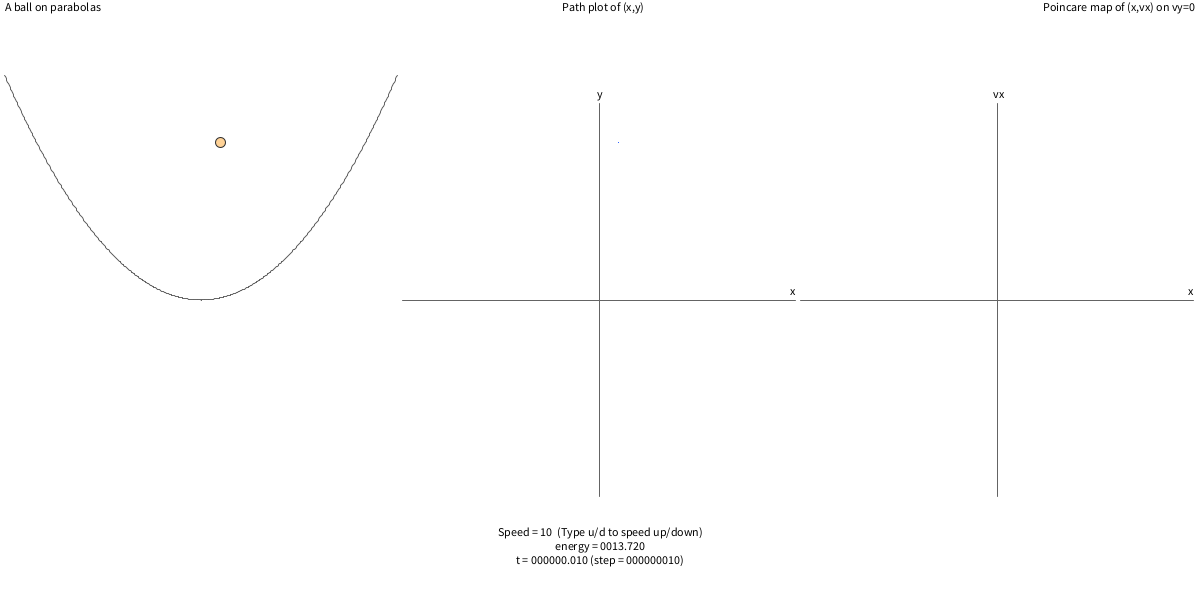
Frame 1 (no input)
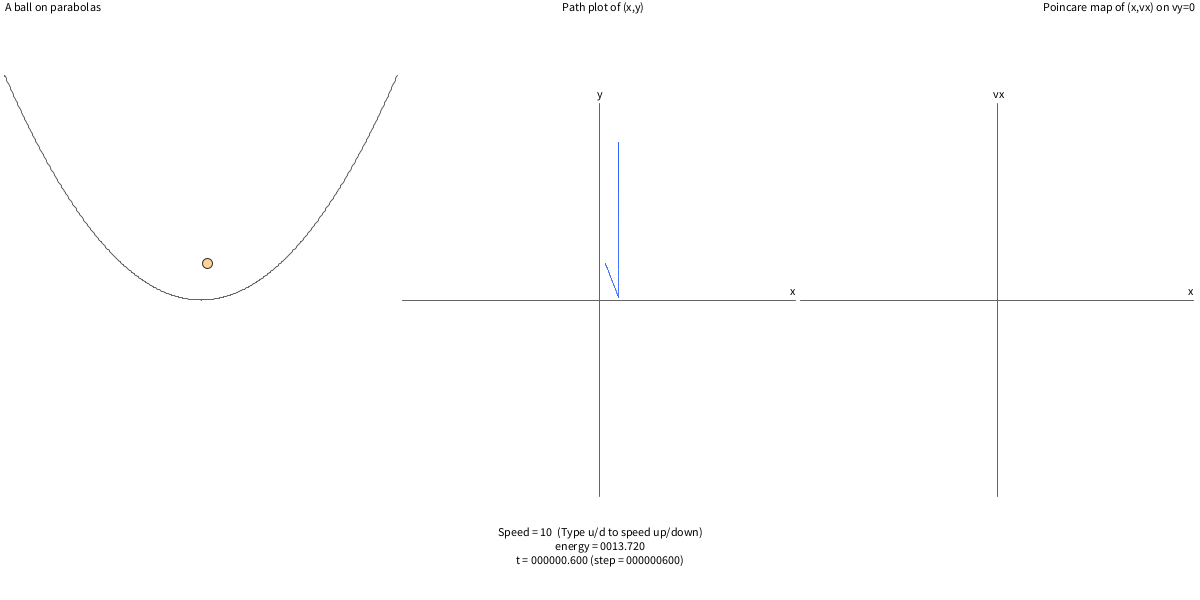
Frame 60 (the mouse pressed at the canvas centre just before this capture)
Frame 120 (the mouse held since frame 60 and released just before this capture): identical to frame 60, image omitted

The Processing sketch that drew these frames (run headless with seeded random() and noise(); from frame 60 on, the mouse is pressed at the canvas centre):

// Processing sketch: a_ball_bounce_on_parabola_multi
// ── a_ball_bounce_on_parabola_multi.pde
/*

  a_ball_bounce_on_parabola_multi.pde
  
  * シミュレーションモデル  
    - 1つの質点が重力を受けて落下する。
    - 下方には下の放物線がある。
        y = x^2 / 2
    - 質点は放物線に衝突すると反射する。
  
  * 変数の定義
    - 質点の位置を (x,y) とし、速度を(vx,vy) とする。
    - 一般化座標(x,y,vx,vy)をGeneralCoordsクラスにまとめた。
  
  * シミュレーション手法
    - ラグランジュの運動方程式をequation_of_motion()関数で解く。
    - 数値積分には古典的な4次ルンゲ・クッタ法を使う。
    - 座標や物理量はfloat（単精度）浮動小数点数として計算している。
    - 精度確認のため全エネルギーを計算・表示する。
  
  * 可視化
    - Processingの線分と円の表示機能を使用。
    - Processingではy軸（+y）の向きが画面の下方向なのでmap関数で反転し、
      y軸+yが画面の上方向になるようにしている。
    - Processingのウィンドウ画面を3つの領域に分割して使う。
    - 細かく言えばこの3つの領域の周囲にヘッダとフッタ領域も確保している。
        +------------+------------+------------+
        |            |            |            |
        |     x-y    |    x1-x2   |   x1-v1    |
        |     plot   |     plot   |  Poincare  |
        |(real space)|(Every time |    map     |
        |            |      steps)| (For v2=0) |
        |            |            |            |
        +------------+------------+------------+
       
  * 使用法
    - 初期条件の設定は setup()関数の以下の部分で変更する。
        ball = new GeneralCoords( 質点のx座標, 速度のx成分 vx,
                                  質点のy座標, 速度のy成分 vy )
    - キーボードのuキーで計算（表示）の加速。
    - キーボードのdキーで計算（表示）の減速。
    - キーボードのsキーで計算（表示）の一時停止(stop)と再スタート(start)。
    - マウスクリックもstart/stopのトグル。 
    
  * 開発履歴
    - Akira Kageyama (kage@port.kobe-u.ac.jp)
    - July 05, 2023
  
*/


final int VERTICAL_MARGIN = 75;
final int HORIZONTAL_MARGIN = 5;


float time = 0.0;
int step = 0;
float dt = 0.001;

boolean running_state_toggle = true;

float x_coord_min = -2.0;
float x_coord_max =  2.0;
float y_coord_min = -2.0;
float y_coord_max =  2.0; 

int speed = 10;

GeneralCoords ball;
GeneralCoords ball_prev;

final float PARTICLE_MASS = 1.0;
final float GRAVITY_ACCELERATION = 9.8;


class Window {
    int xmin;
    int xmax;
    int ymin;
    int ymax;
   
    Window(int xmin,int ymin,int xmax,int ymax) {
        this.xmin = xmin;
        this.ymin = ymin;
        this.xmax = xmax;
        this.ymax = ymax;
    }
   
    void background(int gray) {
        noStroke();
        fill(gray);
        rect(xmin,ymin,(xmax-xmin),(ymax-ymin));
    }
   
    void frame(int gray) {
        stroke(gray);
        noFill();
        rect(xmin,ymin,(xmax-xmin),(ymax-xmin));
    }
    
    void translate_origin() {
        translate((xmax+xmin)/2,(ymax+ymin)/2); //<>//
    }
    
      // 
      // |<---------width--------->|
      // .                         .
      // .                         .
      // +-------------------------+ ... ---
      // |    |      VM       |    |     /|\
      // |----+---------------+----|      |
      // |    |               |    |      |
      // |    | VM=Vertical   |    |      |
      // | HM |      Margin   | HM |    height
      // |    | HM=Horizontal |    |      |
      // |    |        Margin |    |      |
      // |----+---------------+----|      |
      // |    |      VM       |    |     \|/
      // +-------------------------+ ... ---
      // (x,y) = physical unit coords. 
      // (map(x),map(y)) = pixel coords.
    
    float mapx(float x) {
        float scale = (this.xmax - this.xmin)/(x_coord_max-x_coord_min);
        return x*scale;
    }
    
    
    float mapy(float y) {
        float scale = (this.ymax-this.ymin)/(y_coord_max-y_coord_min);
        return -scale*y;  // reverse up/down direction.
    }

    
    void draw_axes_x1_x2() {
      pushMatrix();
        translate_origin();
        stroke(100,100,100);
        line(mapx(x_coord_min),0,mapx(x_coord_max),0);
        line(0,mapx(x_coord_min),0,mapx(x_coord_max));
      popMatrix();
    }


    void draw_ball_on_xyplane( float x, float y ) {
      pushMatrix();
          translate_origin();
          stroke(50,100,255); 
          point(mapx(x),mapy(y));
      popMatrix();
    }

    void draw_parabola() {
      pushMatrix();
        translate_origin();
        
        int nx = 500;
        float dx = (x_coord_max-x_coord_min)/nx;
        float x, y;
    
        float x_prev = x_coord_min;
        float y_prev = parabola( x_prev );
    
        for (int i=1; i<=nx; i++) { // starts from i=1.
            x = x_coord_min + dx*i;
            y = parabola( x );
           stroke(100,100,100);
            line(mapx(x_prev),mapy(y_prev),mapx(x),mapy(y));
            x_prev = x;
            y_prev = y;
        }
      popMatrix();
    }
    
    
    void draw_the_ball(float x, float y) {
      pushMatrix();
        translate_origin();
        stroke(50); 
        fill(255,210,150);
    
        ellipse( mapx(x), mapy(y), 10, 10 );
      popMatrix();
    }
          
    
    void draw_poincare_x1_v1( float x1, float v1 ) 
    {
      float factor = 0.25; // trials and errors.
      pushMatrix();
        translate_origin();
        stroke( 0, 150, 0 ); 
        point( mapx(x1), factor*mapy(v1) );
      popMatrix();
    }
        
    
    void label_x_axis(String msg) {
      pushMatrix();
        translate_origin();
        fill(0,0,0);
        textAlign(RIGHT);
        text(msg,mapx(x_coord_max),-6);
      popMatrix();
    }
    
    void label_y_axis(String msg) {
      pushMatrix();
        translate_origin();
        fill(0,0,0);
        textAlign(CENTER);
        text(msg,mapx(0), -mapx(x_coord_max)-6);
      popMatrix();
    }
}




class Header {

    void erase(int gray) {
      fill(gray);
      rect(0,0,width,VERTICAL_MARGIN);
    }

    void title(String msg, int rlc) {  
        // rlc = RIGHT or LEFT or CENTER
        noStroke();
        pushMatrix();
          fill(0,0,0);
          textAlign(rlc); 
          text(msg,0,textWidth(" "),width,VERTICAL_MARGIN);
        popMatrix();
    }
}



class Footer {

    void erase(int gray) {
      noStroke();
      fill(gray);
      rect(0,height-VERTICAL_MARGIN,width,VERTICAL_MARGIN);
    }

    void title(String msg, int rlc) {  
        // rlc = RIGHT or LEFT or CENTER
        noStroke();
        pushMatrix();
          fill(0,0,0);
          textAlign(rlc);
          text(msg,0,height-VERTICAL_MARGIN+textWidth(" "),
               width,VERTICAL_MARGIN);
        popMatrix();
    }
}


Header header = new Header();
Footer footer = new Footer();


Window[] window;


class GeneralCoords {
  float x;
  float vx;
  float y;
  float vy;
  
  GeneralCoords( float x, float vx, float y, float vy ) {
    this.x  = x;
    this.vx = vx;
    this.y  = y;
    this.vy = vy;
  }
  
  GeneralCoords() {
    x  = 0.0;
    vx = 0.0;
    y  = 0.0;
    vy = 0.0;
  }
  
  GeneralCoords( GeneralCoords copy ) {
    x  = copy.x;
    vx = copy.vx;
    y  = copy.y;
    vy = copy.vy;
  }
}



void setup() 
{
    size(1200,600);
    background(255);
    frameRate(60);
    // window = new Window[3];
    
    //    0  x0l       x0r x1l     x1r x2l      x2r  width
    //    |   |         | | |       | | |        |   |
    //    |   |         | | |       | | |        |   |
    //    |H_M|---------|H_M|-------|H_M|--------|H_M|
    //    |   |         | | |       | | |        |   |
    //    | "H_M" = HORIZONTAL_MARGIN            |   |
    //    |   |         | | |       | | |        |   |

    int each_window_width = (width-4*HORIZONTAL_MARGIN)/3;    
    int x0l = HORIZONTAL_MARGIN;
    int x0r = x0l + each_window_width;
    int x1l = x0r + HORIZONTAL_MARGIN;
    int x1r = x1l + each_window_width;
    int x2l = x1r + HORIZONTAL_MARGIN;
    int x2r = x2l + each_window_width;
    //
    //   +----                       y=0
    //   |  VERTICAL_MARGIN
    //   +----                       y=y1
    //   |
    //   |
    //   |
    //   |
    //   |
    //   +----                       y=y2
    //   |  VERTICAL_MARGIN
    //   +----                       y=height

    int y1 = VERTICAL_MARGIN;
    int y2 = height - VERTICAL_MARGIN;
    
    window = new Window[3];
    
    window[0] = new Window(x0l,y1,x0r,y2);
    window[1] = new Window(x1l,y1,x1r,y2);
    window[2] = new Window(x2l,y1,x2r,y2);
    
    window[1].draw_axes_x1_x2();
    window[1].label_x_axis("x");
    window[1].label_y_axis("y");
    window[2].draw_axes_x1_x2();
    window[2].label_x_axis("x");
    window[2].label_y_axis("vx"); //<>//

 
    header.title("  A ball on parabolas",LEFT);
    header.title("  Path plot of (x,y)", CENTER);
    header.title("Poincare map of (x,vx) on vy=0  ", RIGHT);

//    // カオス的
//    ball = new GeneralCoords( x_coord_max*0.2, -2.2,  // x & vx
//                              x_coord_max*0.7, -1.1); // y & vy
//
//    // 自由落下。カオス的
//    ball = new GeneralCoords( x_coord_max*0.2, 0.0,  // x & vx
//                              x_coord_max*0.7, 0.0 ); // y & vy
//
//    // 自由落下2。カオス的
//    ball = new GeneralCoords( x_coord_max*0.6, 0.0,  // x & vx
//                              x_coord_max*0.7, 0.0 ); // y & vy
//
    // 自由落下3。カオス的
    ball = new GeneralCoords( x_coord_max*0.1, 0.0,  // x & vx
                              x_coord_max*0.7, 0.0 ); // y & vy

    ball_prev = new GeneralCoords();                             
}


float total_energy() {
    float vx = ball.vx;
    float vxsq = vx*vx;
    float y  = ball.y;
    float vy = ball.vy;
    float vysq = vy*vy;


    float kinetic_e = 0.5*PARTICLE_MASS*( vxsq + vysq );
    float potential = GRAVITY_ACCELERATION * y;

    return(kinetic_e + potential);
}


void rungekutta_advance(GeneralCoords b, 
                        GeneralCoords b1, 
                        GeneralCoords db, 
                        float factor) {
    b.x  = b1.x  + factor*db.x;
    b.vx = b1.vx + factor*db.vx;
    b.y  = b1.y  + factor*db.y;
    b.vy = b1.vy + factor*db.vy;    
}


void equation_of_motion(GeneralCoords b, 
                        GeneralCoords db, 
                        float dt) 
{
  // 
  //     dx/dt = vx    
  //     dy/dt = vy    
  //    dvx/dt = 0     
  //    dvy/dt = -g    
  // 

    db.x  = ( b.vx ) * dt;
    db.vx = 0.0;
    db.y  = ( b.vy ) * dt;
    db.vy = ( -GRAVITY_ACCELERATION ) * dt;
}



void runge_kutta4()
{
  final float ONE_SIXTH = 1.0/6.0;
  final float ONE_THIRD = 1.0/3.0;
  
  GeneralCoords work = new GeneralCoords(); 
  GeneralCoords db01 = new GeneralCoords();
  GeneralCoords db02 = new GeneralCoords();
  GeneralCoords db03 = new GeneralCoords();
  GeneralCoords db04 = new GeneralCoords();

  ball_prev.x  = ball.x;
  ball_prev.vx = ball.vx;
  ball_prev.y  = ball.y;
  ball_prev.vy = ball.vy;
  
  //step 1
  equation_of_motion(ball_prev, db01, dt);
  rungekutta_advance(work, ball_prev, db01, 0.5);

  //step 2
  equation_of_motion(work, db02, dt);
  rungekutta_advance(work, ball_prev, db02, 0.5);

  //step 3
  equation_of_motion(work, db03, dt);
  rungekutta_advance(work, ball_prev, db03, 1.0);

  //step 4
  equation_of_motion(work, db04, dt);
  
  

  //the result
  ball.x  = ball_prev.x + (  
                        ONE_SIXTH*db01.x
                      + ONE_THIRD*db02.x
                      + ONE_THIRD*db03.x
                      + ONE_SIXTH*db04.x 
                      );
  ball.vx = ball_prev.vx + (  
                        ONE_SIXTH*db01.vx
                      + ONE_THIRD*db02.vx
                      + ONE_THIRD*db03.vx
                      + ONE_SIXTH*db04.vx 
                      ); 
  ball.y  = ball_prev.y + (  
                        ONE_SIXTH*db01.y
                      + ONE_THIRD*db02.y
                      + ONE_THIRD*db03.y
                      + ONE_SIXTH*db04.y 
                      );
  ball.vy = ball_prev.vy + (  
                        ONE_SIXTH*db01.vy
                      + ONE_THIRD*db02.vy
                      + ONE_THIRD*db03.vy
                      + ONE_SIXTH*db04.vy 
                      ); 

}




float interpol_weight( float val1, float val2 )
{
  //
  // We assume val1 and val2 have opposite signs, i.e., val1*val2 < 0.
  // 
  //      |              .
  //  val2|____________.
  //      |          . |
  //      |        .   |
  //    --+-x1---.-----x2------>x
  //      |  | .  \
  //  val1|__.     x=x2-val2*(x1-x2)/(val1-val2) 
  //      |.         (See below.)
  //
  // The equation of the linear function is  
  //       v(x) = (val1-val2)/(x1-x2) * (x-x2) + val2.
  // Solving 
  //       v(x) = 0,
  // We get
  //       x = x2-v2*(x1-x2)/(v1-v2)
  //         = x2+weight*(x1-x2)  
  //         = weight*x1 + (1-weight)*x2
  // where 
  //     weight = val2/(val2-val1)
  //        
  return val2 / (val2 - val1);          
}




float parabola( float x )
{
  return 0.5*(x*x);
}

void draw() 
{
    window[0].background(255);
    window[0].draw_parabola();
 
    if ( running_state_toggle ) {
      for (int icnt=0; icnt<speed; icnt++) {
        runge_kutta4();
        time += dt;
        step += 1;
        
        window[1].draw_ball_on_xyplane( ball.x, ball.y );    
        
        // For Poincare map.  When the ball reaches at the top of the orbit.      
        if ( ball_prev.vy > 0 && ball.vy < 0 ) {
          float weight_before = interpol_weight( ball_prev.vy, ball.vy );
          float weight_after  = 1 - weight_before;
          float xx1 = weight_before*ball_prev.x  + weight_after*ball.x;
          float vv1 = weight_before*ball_prev.vx + weight_after*ball.vx;
          window[2].draw_poincare_x1_v1( xx1, vv1 );             
        }
        
        // for Relection
        if ( ball.y < parabola( ball.x ) ) {
          //         
          //         [I] incoming (input) vector
          //        .
          //       .
          //      .    [R] reflected (output) vector
          //      \   /
          //       \ /
          //   -----*----> [T] tangential_vector
          //         \
          //          \
          //           [I] incoming (input) vector          
          //
          
          float vecIx = ball.vx;
          float vecIy = ball.vy;
          float vecI_amp = sqrt( vecIx * vecIx + vecIy * vecIy );
          float vecIx_normed = vecIx / vecI_amp;
          float vecIy_normed = vecIy / vecI_amp;
          // A tangential vector of parabola y = x^2/2
          // is given by (vecTx,vecTy) = (1,dy/dx) = (1,x)
          float dydx = ball.x; // posx_mid;
          float dydx_sq = dydx * dydx;
          float vecTx_amp = sqrt(1+dydx_sq);
          float vecTx_normed = 1.0  / vecTx_amp;
          float vecTy_normed = dydx / vecTx_amp;
          float z_component_of_vecI_cross_vecT
                  = vecIx_normed * vecTy_normed - vecIy_normed * vecTx_normed;
          if ( z_component_of_vecI_cross_vecT > 0 ) {
            //   
            // [Usual case]
            //   The ball comes from outside (above) the parabola.
            //
            //         vecT
            //   vecI   /
            //  -----> / 
            //        /
            //
            // [Anomalous case]
            //   The ball is inside (below) the parabola. This may
            //   happen when the ball has just being reflected in the
            //   previous time step. In this case the ball should continue
            //   running without reflection.
            //                
            //         vecT
            //          /
            //         / vectI
            //        /   |
            //            | 
            //            |            
            //           
            float dot_product_vecI_normed_and_vecT_normed
                  = vecIx_normed*vecTx_normed + vecIy_normed*vecTy_normed;
            float angle_between_vecI_normed_and_vecT_normed
                  = acos( dot_product_vecI_normed_and_vecT_normed );                
            float angle_for_reflection = 2 * angle_between_vecI_normed_and_vecT_normed;
            float cos_angle = cos( angle_for_reflection );         
            float sin_angle = sin( angle_for_reflection );
            
            float vecRx = cos_angle * vecIx - sin_angle * vecIy; 
            float vecRy = sin_angle * vecIx + cos_angle * vecIy;
            ball.vx = vecRx; 
            ball.vy = vecRy;      
          }
        }
      }
      //if ( step%1000 == 0 ) {
      //  println("step = ", step," time = ", time," energy = ",total_energy());
      //}
    }

    window[0].draw_the_ball( ball.x, ball.y );
    
    String str = "Speed = " + nf(speed) + "  (Type u/d to speed up/down)";
    str += "\nenergy = " + nf(total_energy(),4,3);
    str += "\nt = " + nf(time,6,3);
    str += " (step = " + nf(step,9) + ")";
    footer.erase(255);
    footer.title(str, CENTER);
}

void mousePressed() {
  running_state_toggle = !running_state_toggle;
}

void keyReleased() {
  switch (key) {
    case 's':
      running_state_toggle = !running_state_toggle;
      break;
    case 'u':
      speed *= 2;
      break;
    case 'd':
      speed /= 2;
      if ( speed <= 0 ) speed = 1;
      break;
  }
}
